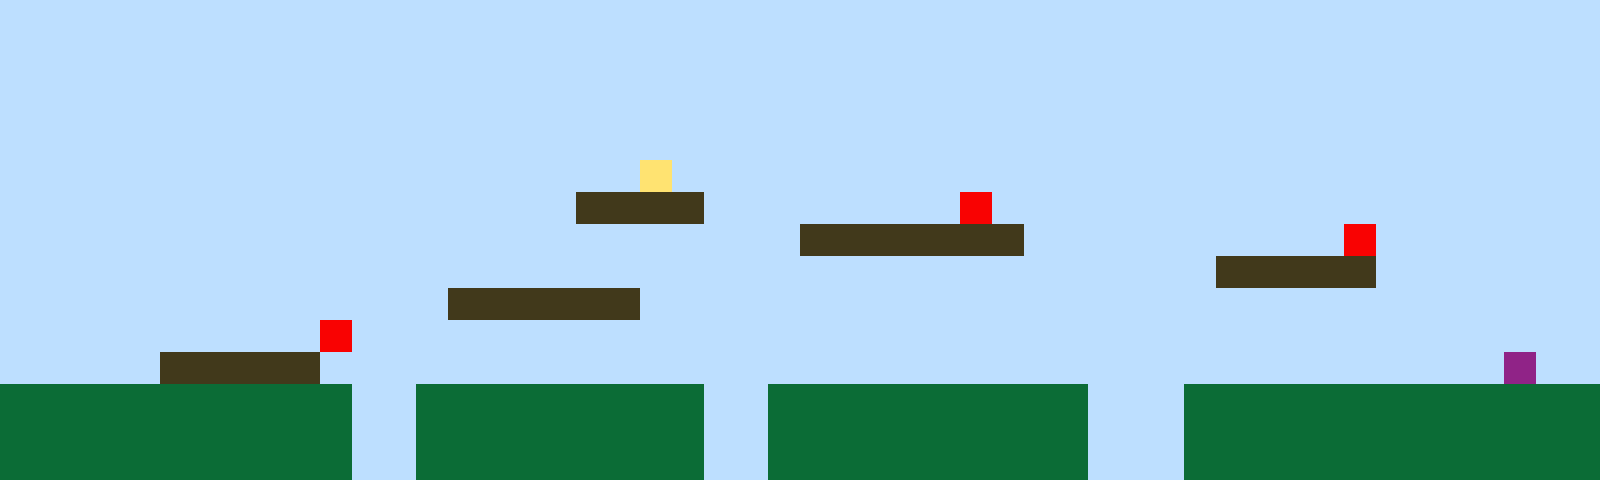

This game map was drawn from its Tiled (.tmx) file and the tilesets committed beside it. A one-line description and the full map source follow:
An orthogonal 50x15 tile map with 32x32 px tiles, 1 tile layer (Tile Layer 1).

<map version="1.10" tiledversion="1.11.2" orientation="orthogonal" renderorder="right-up" width="50" height="15" tilewidth="32" tileheight="32" infinite="0" nextlayerid="2" nextobjectid="1"><editorsettings><export target="map1.csv" format="csv" /></editorsettings><tileset firstgid="1" name="sprites" tilewidth="32" tileheight="32" tilecount="6" columns="3"><image source="sprites.png" width="96" height="64" /></tileset><layer id="1" name="Tile Layer 1" width="50" height="15"><data encoding="csv">1,1,1,1,1,1,1,1,1,1,1,1,1,1,1,1,1,1,1,1,1,1,1,1,1,1,1,1,1,1,1,1,1,1,1,1,1,1,1,1,1,1,1,1,1,1,1,1,1,1,1,1,1,1,1,1,1,1,1,1,1,1,1,1,1,1,1,1,1,1,1,1,1,1,1,1,1,1,1,1,1,1,1,1,1,1,1,1,1,1,1,1,1,1,1,1,1,1,1,1,1,1,1,1,1,1,1,1,1,1,1,1,1,1,1,1,1,1,1,1,1,1,1,1,1,1,1,1,1,1,1,1,1,1,1,1,1,1,1,1,1,1,1,1,1,1,1,1,1,1,1,1,1,1,1,1,1,1,1,1,1,1,1,1,1,1,1,1,1,1,1,1,1,1,1,1,1,1,1,1,1,1,1,1,1,1,1,1,1,1,1,1,1,1,1,1,1,1,1,1,1,1,1,1,1,1,1,1,1,1,1,1,1,1,1,1,1,1,1,1,1,1,1,1,1,1,1,1,1,1,1,1,1,1,1,1,1,1,1,1,1,1,1,1,1,1,1,1,1,1,1,1,1,1,1,1,1,1,1,1,1,1,1,1,1,1,1,1,1,1,4,1,1,1,1,1,1,1,1,1,1,1,1,1,1,1,1,1,1,1,1,1,1,1,1,1,1,1,1,1,1,1,1,1,1,1,1,1,1,1,1,1,1,1,1,1,1,1,3,3,3,3,1,1,1,1,1,1,1,1,5,1,1,1,1,1,1,1,1,1,1,1,1,1,1,1,1,1,1,1,1,1,1,1,1,1,1,1,1,1,1,1,1,1,1,1,1,1,1,1,1,1,1,1,1,3,3,3,3,3,3,3,1,1,1,1,1,1,1,1,1,1,5,1,1,1,1,1,1,1,1,1,1,1,1,1,1,1,1,1,1,1,1,1,1,1,1,1,1,1,1,1,1,1,1,1,1,1,1,1,1,1,1,1,1,1,1,1,3,3,3,3,3,1,1,1,1,1,1,1,1,1,1,1,1,1,1,1,1,1,1,1,1,1,3,3,3,3,3,3,1,1,1,1,1,1,1,1,1,1,1,1,1,1,1,1,1,1,1,1,1,1,1,1,1,1,1,1,1,1,1,1,1,1,1,1,1,1,1,1,5,1,1,1,1,1,1,1,1,1,1,1,1,1,1,1,1,1,1,1,1,1,1,1,1,1,1,1,1,1,1,1,1,1,1,1,1,1,1,1,1,1,1,1,1,3,3,3,3,3,1,1,1,1,1,1,1,1,1,1,1,1,1,1,1,1,1,1,1,1,1,1,1,1,1,1,1,1,1,1,1,1,1,1,1,1,1,6,1,1,2,2,2,2,2,2,2,2,2,2,2,1,1,2,2,2,2,2,2,2,2,2,1,1,2,2,2,2,2,2,2,2,2,2,1,1,1,2,2,2,2,2,2,2,2,2,2,2,2,2,2,2,2,2,2,2,2,2,2,2,2,1,1,2,2,2,2,2,2,2,2,2,1,1,2,2,2,2,2,2,2,2,2,2,1,1,1,2,2,2,2,2,2,2,2,2,2,2,2,2,2,2,2,2,2,2,2,2,2,2,2,1,1,2,2,2,2,2,2,2,2,2,1,1,2,2,2,2,2,2,2,2,2,2,1,1,1,2,2,2,2,2,2,2,2,2,2,2,2,2</data></layer></map>
